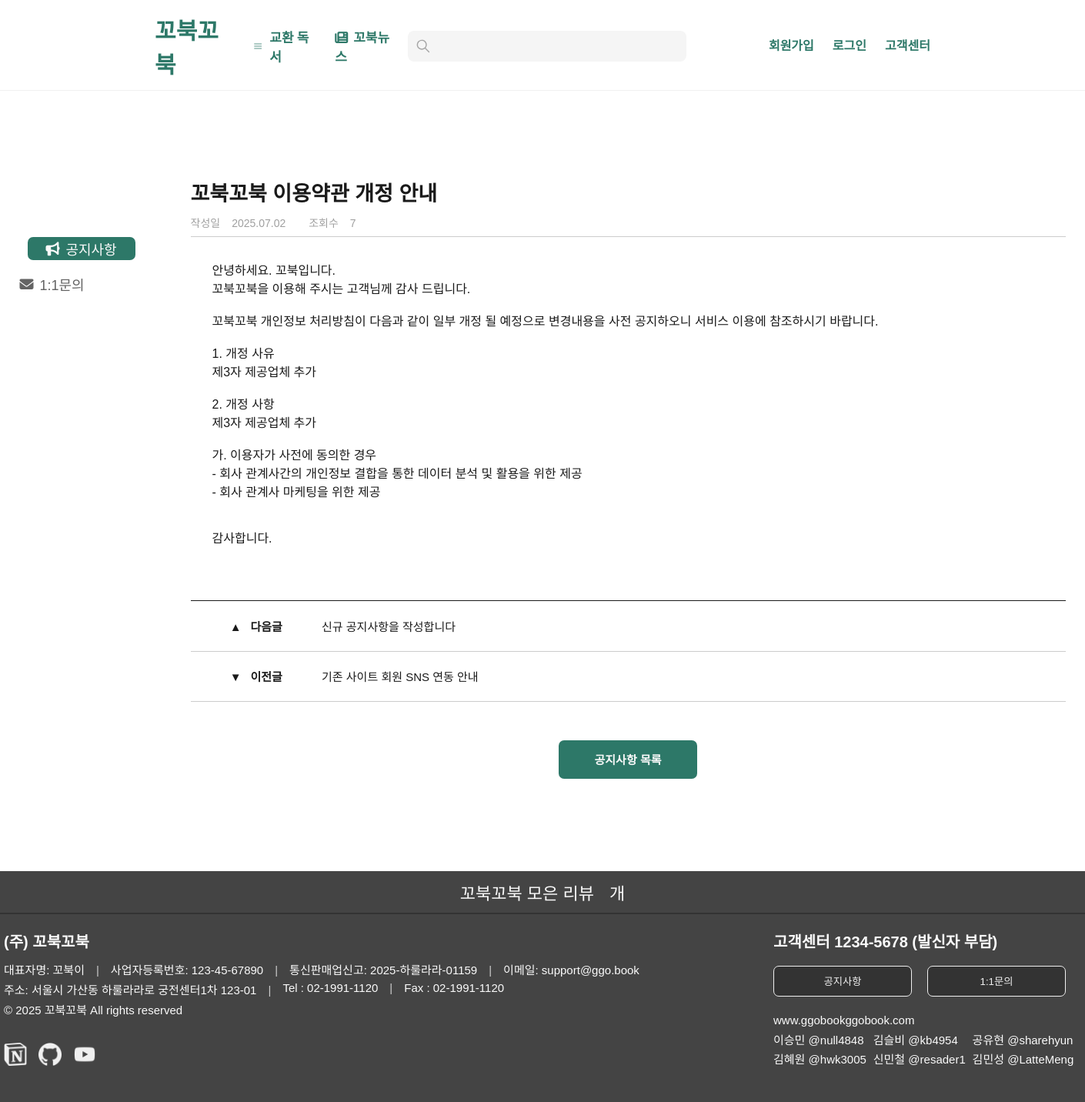
The app's page /cscenter/view/13/ with its own data.
### cscenter/models.py (models this page shows, shortened)
class Notice(models.Model):
    ntcno = models.AutoField(primary_key=True)  # 기본키 등록
    id = models.CharField(max_length=100)     # 작성자
    ntitle = models.CharField(max_length=1000) # 제목
    ncontent = models.TextField()              # 내용
    nfile = models.ImageField(null=True,blank=True,upload_to='notice')
    nhit = models.IntegerField(default=0)      # 조회수
    ndate = models.DateTimeField(auto_now=True)  # 현재날짜시간자동등록

### cscenter/views.py (the view)
# urls.py: path('view/<int:ntcno>/', views.view,name='view'),
def view(request,ntcno):
    qs = Notice.objects.filter(ntcno=ntcno)
    user_identifier = request.META.get('REMOTE_ADDR','anonymous')
    cookie_name = f'notice_hit_{user_identifier}'
    tomorrow = datetime.datetime.now().replace(hour=23,minute=59,second=59)
    expires = tomorrow.strftime("%a, %d-%b-%Y %H:%M:%S GMT")
    if request.COOKIES.get(cookie_name) is not None:
        cookies = request.COOKIES.get(cookie_name)
        print(f"기존 쿠키: {cookies}")
        cookies_list = cookies.split('|')
        if str(ntcno) not in cookies_list:
            qs.update(nhit=F('nhit')+1)
            qs[0].refresh_from_db()
            new_cookie_val = cookies + f"|{ntcno}"
        else: new_cookie_val = cookies
    else:
        qs.update(nhit=F('nhit')+1)
        qs[0].refresh_from_db()
        new_cookie_val = str(ntcno)
    next_qs = Notice.objects.filter(ntcno__gt = qs[0].ntcno).order_by('ntcno').first()
    pre_qs = Notice.objects.filter(ntcno__lt = qs[0].ntcno).order_by('-ntcno').first()
    context={'notice':qs[0],'next_ntc':next_qs,'pre_ntc':pre_qs}
    response = render(request,'cscenter/view.html',context)
    response.set_cookie(cookie_name, new_cookie_val, expires=expires)
    return response

### cscenter/templates/cscenter/view.html (shortened to what this page needs)
{% extends "base.html" %}
{% load static %}
{% block extra_css %}
<link rel="stylesheet" href="/static/css/ntc_view.css" />
{% endblock %}
{% block content %}
      <div class="mainWrap">
        <nav>
          <div class="left_side">
            <ul class="category">
              <li class="icon checked" onclick="location.href='{% url "cscenter:list" %}'"><i class="fa-solid fa-bullhorn"></i>공지사항</li>
              <li class="icon" onclick="location.href='{% url "cscenter:inquiry" %}'"><i class="fa-solid fa-envelope"></i>1:1문의</li>
            </ul>
          </div>
        </nav>
        <div class="content-area">
          <div class="viewDivMt">
            <div class="viewHead">
              <div class="subject">{{notice.ntitle}}</div>
              <div class="day">
                <p class="txt">작성일<span>{{notice.ndate|date:'Y.m.d'}}</span>조회수<span>{{notice.nhit}}</span></p>
              </div>
            </div>
            <div class="viewContents">
              {{notice.ncontent|linebreaksbr}}
              <br>
            </div>
          </div>
          <div class="udBtn">
            <table>
              <tr>
                <th class="next"><span>▲</span>다음글</th>
                {%if next_ntc %}
                <td><a href="/cscenter/view/{{next_ntc.ntcno}}">{{next_ntc.ntitle}}</a></td>
                {% else %}
                <td>다음 글이 없습니다.</td>
                {% endif %}
              </tr>
              <tr>
                <th class="pre"><span>▼</span>이전글</th>
                {% if pre_ntc %}
                <td><a href="/cscenter/view/{{pre_ntc.ntcno}}">{{pre_ntc.ntitle}}</a></td>
                {% else %}
                <td>이전 글이 없습니다.</td>
                {% endif %}
              </tr>
            </table>
          </div>
          <div class="buttonWrap">
            <button type="button" class="listBtn">공지사항 목록</button>
          </div>
        </div>
      </div>
{% endblock content %}

### static/css/base.css (style rules this page uses)
body, input, select, textarea, button { font-family: 'Noto Sans KR', sans-serif !important; }
* { margin: 0; padding: 0; box-sizing: border-box; -moz-osx-font-smoothing: grayscale; -webkit-font-smoothing: antialiased; text-decoration: none; list-style: none; }
table,tr,td { border-collapse:collapse; }
a { text-decoration: none; color: inherit; font-family: inherit; letter-spacing: inherit; cursor: pointer; }

### static/css/ntc_view.css (style rules this page uses)
.mainWrap { display: flex; justify-content:center; }
nav { display: flex; margin: 0 auto; justify-content: center; }
.left_side { width: 192px; height:622px; margin: 160px 0px 0px; margin-right: 30px; }
.category { color: #636363; width: 191px; height: 500px; text-align: left; margin-bottom: 10px; padding: 0; list-style: none; }
.icon { display: flex; align-items: center; border-radius: 7px; width: 140px; height: 30px; margin-left: 0; margin-bottom: 12px; font-size: 18px; transition: all 0.2s ease; }
.icon i { margin-right: 8px; margin-top: 2px; }
.icon.checked { background-color: #2d7868; color: #fafafa; margin-left: 10px; cursor: pointer; align-items: center; display: flex; justify-content: center; }
.category li { margin-bottom: 16px; font-size: 18px; }
.subject { font-size:27px; font-weight:700; color:#1a1a1a; }
.day>p { margin-top:10px; font-size:14px; font-weight:400px; color:#a0a0a0; }
.txt>span { margin-left:15px; margin-right:30px; }
.viewHead { width:1137px; height: 78px; border-bottom: 1px solid #ccc; }
.viewContents { padding:30px 28px 70px; border-bottom: 1px solid #1a1a1a; color:#1a1a1a; }
.fig-main table { width:1137px; border-collapse: collapse; color:#1a1a1a; font-size:15px; }
.fig-main th,.fig-main td { border-bottom:1px solid #CCC; height:65px; }
.fig-main th { padding: 16px; width: 15%; height:50px; font-size:15px; font-weight: 600; text-align: center; }
.fig-main th>span { margin-right:12px; }
.content-area { max-width: 1137px; margin-top: 82px; }
.buttonWrap > button { width:180px; height:50px; font-size: 15px; font-weight: bold; color:#fafafa; border-radius: 7px; border-style: hidden; cursor:pointer }
.listBtn { background-color: #2D7868; }
.buttonWrap { width:1137px; justify-content: center; margin-top: 50px; display: flex; gap:8px; }

### records on screen
Notice: ntitle "꼬북꼬북 이용약관 개정 안내", ndate "2025.07.02", nhit "7", ncontent "안녕하세요. 꼬북입니다. 꼬북꼬북을 이용해 주시는 고객님께 감사 드립니다. 꼬북꼬북 개인정보 처리방침이 다음과 같이 일부 개정 될 예정으로 변경내용을 사전 공지하오니 서비스 이용에 참조하시기 바랍니다. 1. 개정 사유 제3자 제공업체 추가 2. 개정 사항 제3자 제공업체 추가 가. 이용자가 사전에 동의한 경우 - 회사 관계사간의 개인정보 결합을 통한 데이터 분석 및 활용을 위한 제공 - 회사 관계사 마케팅을 위한 제공 감사합니다."
Notice: ntitle "신규 공지사항을 작성합니다"
Notice: ntitle "기존 사이트 회원 SNS 연동 안내"
